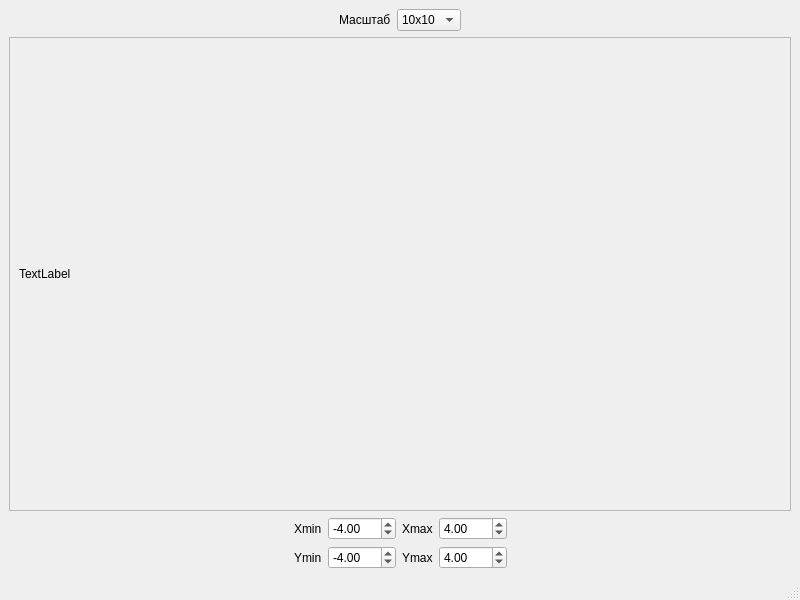
<?xml version="1.0" encoding="UTF-8"?>
<ui version="4.0">
 <class>MainWindow</class>
 <widget class="QMainWindow" name="MainWindow">
  <property name="geometry">
   <rect>
    <x>0</x>
    <y>0</y>
    <width>800</width>
    <height>600</height>
   </rect>
  </property>
  <property name="windowTitle">
   <string>Отсечение</string>
  </property>
  <widget class="QWidget" name="centralwidget">
   <layout class="QVBoxLayout" name="verticalLayout">
    <item>
     <layout class="QHBoxLayout" name="horizontalLayout_3">
      <item>
       <spacer name="horizontalSpacer_3">
        <property name="orientation">
         <enum>Qt::Horizontal</enum>
        </property>
        <property name="sizeHint" stdset="0">
         <size>
          <width>40</width>
          <height>20</height>
         </size>
        </property>
       </spacer>
      </item>
      <item>
       <widget class="QLabel" name="label_6">
        <property name="text">
         <string>Масштаб</string>
        </property>
       </widget>
      </item>
      <item>
       <widget class="QComboBox" name="comboBox">
        <item>
         <property name="text">
          <string>10x10</string>
         </property>
        </item>
        <item>
         <property name="text">
          <string>20x20</string>
         </property>
        </item>
        <item>
         <property name="text">
          <string>40x40</string>
         </property>
        </item>
        <item>
         <property name="text">
          <string>80x80</string>
         </property>
        </item>
       </widget>
      </item>
      <item>
       <spacer name="horizontalSpacer_4">
        <property name="orientation">
         <enum>Qt::Horizontal</enum>
        </property>
        <property name="sizeHint" stdset="0">
         <size>
          <width>40</width>
          <height>20</height>
         </size>
        </property>
       </spacer>
      </item>
     </layout>
    </item>
    <item>
     <widget class="QScrollArea" name="scrollArea">
      <property name="widgetResizable">
       <bool>true</bool>
      </property>
      <widget class="QWidget" name="scrollAreaWidgetContents">
       <property name="geometry">
        <rect>
         <x>0</x>
         <y>0</y>
         <width>780</width>
         <height>441</height>
        </rect>
       </property>
       <layout class="QVBoxLayout" name="verticalLayout_2">
        <item>
         <widget class="QLabel" name="label">
          <property name="text">
           <string>TextLabel</string>
          </property>
         </widget>
        </item>
       </layout>
      </widget>
     </widget>
    </item>
    <item>
     <layout class="QHBoxLayout" name="horizontalLayout">
      <item>
       <spacer name="horizontalSpacer">
        <property name="orientation">
         <enum>Qt::Horizontal</enum>
        </property>
        <property name="sizeHint" stdset="0">
         <size>
          <width>40</width>
          <height>20</height>
         </size>
        </property>
       </spacer>
      </item>
      <item>
       <layout class="QVBoxLayout" name="verticalLayout_5">
        <item>
         <layout class="QHBoxLayout" name="horizontalLayout_5">
          <item>
           <widget class="QLabel" name="label_4">
            <property name="text">
             <string>Xmin</string>
            </property>
           </widget>
          </item>
          <item>
           <widget class="QDoubleSpinBox" name="dsb_Xmin">
            <property name="minimum">
             <double>-100.000000000000000</double>
            </property>
            <property name="value">
             <double>-4.000000000000000</double>
            </property>
           </widget>
          </item>
         </layout>
        </item>
        <item>
         <layout class="QHBoxLayout" name="horizontalLayout_6">
          <item>
           <widget class="QLabel" name="label_5">
            <property name="text">
             <string>Ymin</string>
            </property>
           </widget>
          </item>
          <item>
           <widget class="QDoubleSpinBox" name="dsb_Ymin">
            <property name="minimum">
             <double>-100.000000000000000</double>
            </property>
            <property name="value">
             <double>-4.000000000000000</double>
            </property>
           </widget>
          </item>
         </layout>
        </item>
       </layout>
      </item>
      <item>
       <layout class="QVBoxLayout" name="verticalLayout_3">
        <item>
         <layout class="QHBoxLayout" name="horizontalLayout_2">
          <item>
           <widget class="QLabel" name="label_2">
            <property name="text">
             <string>Xmax</string>
            </property>
           </widget>
          </item>
          <item>
           <widget class="QDoubleSpinBox" name="dsb_Xmax">
            <property name="minimum">
             <double>-100.000000000000000</double>
            </property>
            <property name="value">
             <double>4.000000000000000</double>
            </property>
           </widget>
          </item>
         </layout>
        </item>
        <item>
         <layout class="QHBoxLayout" name="horizontalLayout_4">
          <item>
           <widget class="QLabel" name="label_3">
            <property name="text">
             <string>Ymax</string>
            </property>
           </widget>
          </item>
          <item>
           <widget class="QDoubleSpinBox" name="dsb_Ymax">
            <property name="minimum">
             <double>-100.000000000000000</double>
            </property>
            <property name="value">
             <double>4.000000000000000</double>
            </property>
           </widget>
          </item>
         </layout>
        </item>
       </layout>
      </item>
      <item>
       <spacer name="horizontalSpacer_2">
        <property name="orientation">
         <enum>Qt::Horizontal</enum>
        </property>
        <property name="sizeHint" stdset="0">
         <size>
          <width>40</width>
          <height>20</height>
         </size>
        </property>
       </spacer>
      </item>
     </layout>
    </item>
   </layout>
  </widget>
  <widget class="QMenuBar" name="menubar">
   <property name="geometry">
    <rect>
     <x>0</x>
     <y>0</y>
     <width>800</width>
     <height>21</height>
    </rect>
   </property>
  </widget>
  <widget class="QStatusBar" name="statusbar"/>
 </widget>
 <resources/>
 <connections/>
</ui>
